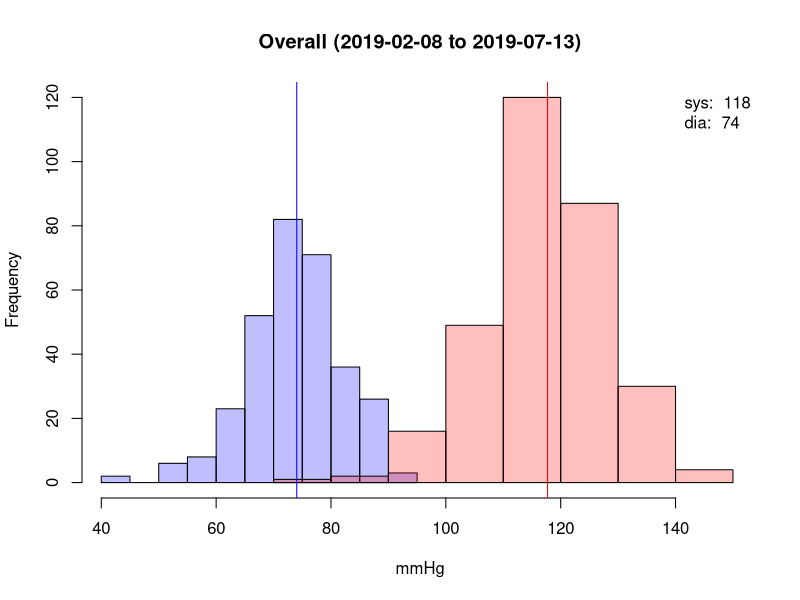
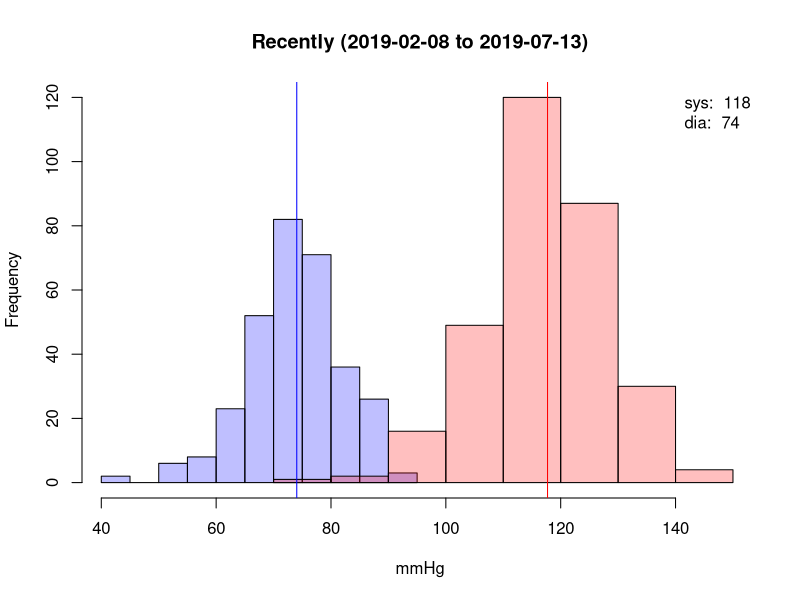
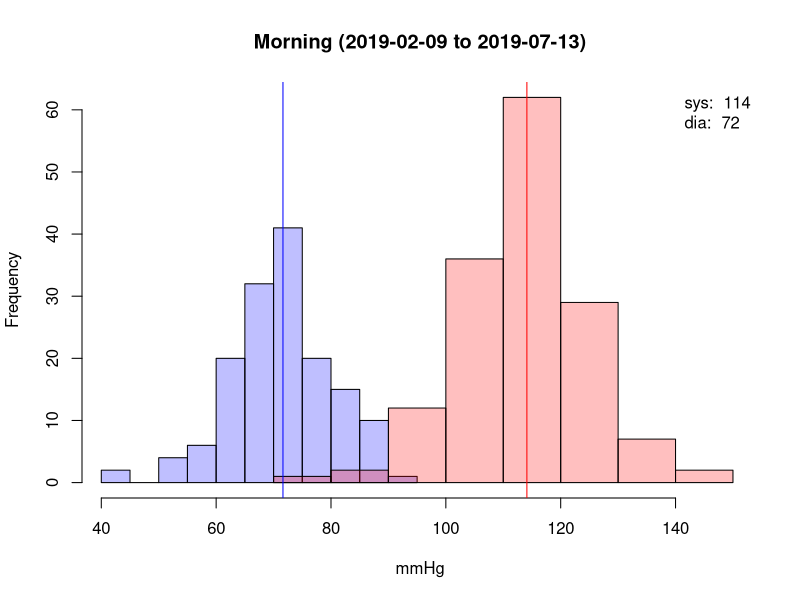
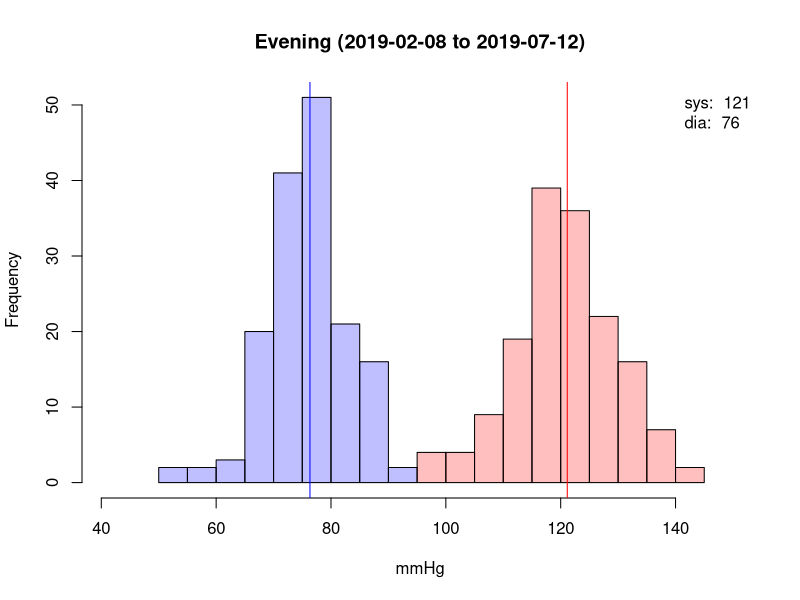
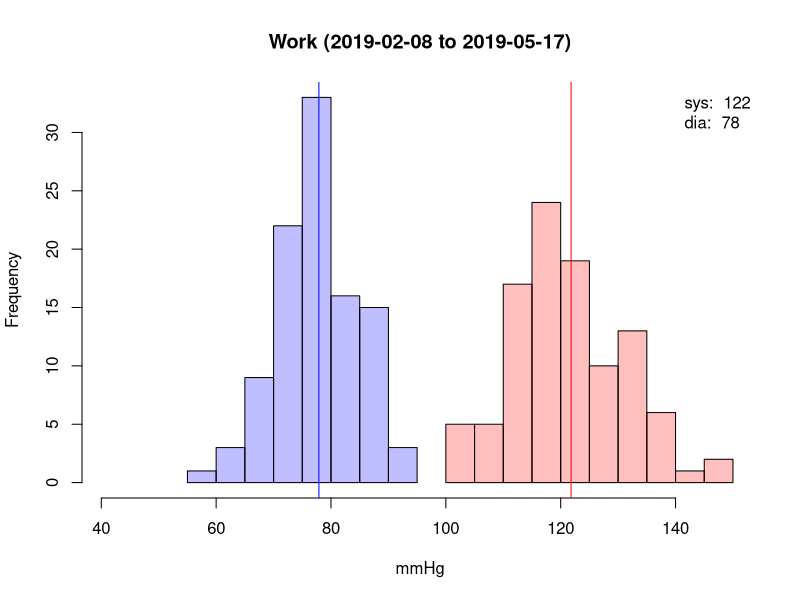
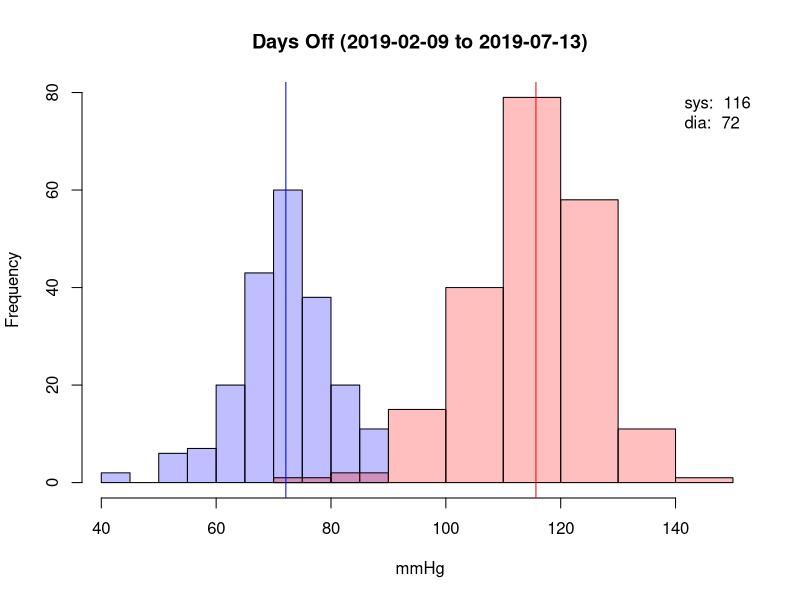
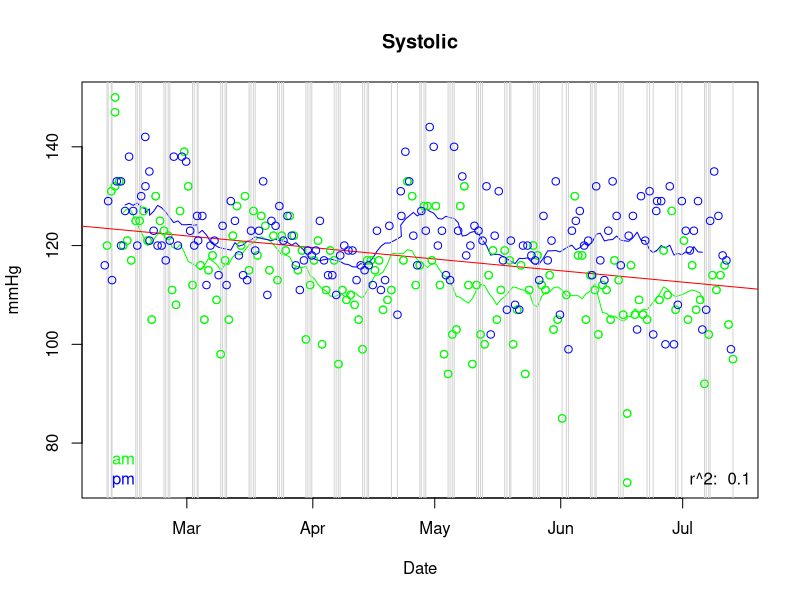
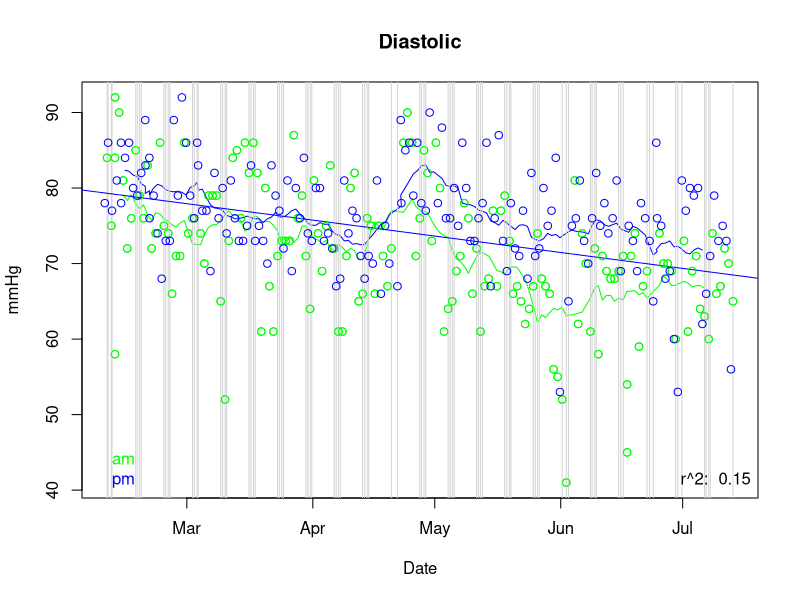

These charts were generated, in order, by the following R code:
## ---- chunk 1
library(lubridate)
## ---- chunk 2
b <- read.csv(file="bp.csv", header=TRUE, sep=",")
f <- read.csv(file="factors.csv", header=TRUE, sep=",")
bp <- merge(b, f, all.x = TRUE)
bp[is.na(bp)] <- 0
bp$datetime <- as_datetime(paste(bp$date, bp$time))
mp <- c(min(bp$dia), max(bp$sys))
cdia <- rgb(0,0,1,1/4)
csys <- rgb(1,0,0,1/4)
cpul <- rgb(0,1,0,1/4)
## ---- chunk 3
plot.blood.pressure <- function(bp, title) {
  hsys <- hist(bp$sys, plot=F)
  hdia <- hist(bp$dia, plot=F)
  mc <- c(0, max(c(hsys$counts, hdia$counts)))
  plot(hdia, col=cdia, xlim=mp, ylim=mc, main = paste(title, " (", as.Date(min(bp$datetime)), " to ", as.Date(max(bp$datetime)), ")", sep=""), xlab = "mmHg")
  plot(hsys, col=csys, xlim=mp, ylim=mc, add=T)
  mdia <- mean(bp$dia)
  msys <- mean(bp$sys)
  abline(v=c(msys, mdia), col=c("red","blue"))
  legend("topright", bty="n", legend=c(paste("sys: ", format(msys, digits=2)), paste("dia: ", format(mdia, digits=2))))
}
## ---- chunk 4
plot.blood.pressure(bp, "Overall")
## ---- chunk 5
recent <- day(max(bp$datetime)) - day(bp$datetime) < 28
plot.blood.pressure(bp[recent,], "Recently")
## ---- chunk 6
am <- hour(bp$datetime) < 12
plot.blood.pressure(bp[am,], "Morning")
## ---- chunk 7
pm <- hour(bp$datetime) >= 12
plot.blood.pressure(bp[pm,], "Evening")
## ---- chunk 8
plot.blood.pressure(bp[bp$work == 1,], "Work")
## ---- chunk 9
plot.blood.pressure(bp[bp$work == 0,], "Days Off")
## ---- chunk 10
movavg <- function(x, n=14){
  filter(x,rep(1/n,n), sides=2)
}
plot.dates <- function(bp, var, title, col, yl="mmHg") {
  cs <- c("green", "blue")
  dates <- bp$datetime
  points <- bp[,var]
  plot(dates[am], points[am], xlab="Date", ylab=yl, main=title, col=cs[1])
  lines(dates[am], movavg(points[am]), col=cs[1])
  lines(dates[pm], movavg(points[pm]), col=cs[2])
  abline(v=dates[wday(dates) %in% c(1,7)], col="lightgray")
  sd <- lm(points~dates)
  abline(sd, col=col)
  points(dates[am], points[am], col=cs[1])
  points(dates[pm], points[pm], col=cs[2])
  legend("bottomright", bty="n", legend=paste("r^2: ", format(summary(sd)$r.squared, digits=2)))
  legend("bottomleft", bty="n", legend=c("am", "pm"), text.col = cs, pt.bg=cs)
}
plot.dates(bp, "sys", "Systolic", "red")
plot.dates(bp, "dia", "Diastolic", "blue")
## ---- chunk 11
plot(bp$dia, bp$sys, xlab = "Diastolic", ylab="Systolic")
msd <- lm(bp$sys~bp$dia)
abline(msd)
legend("bottomright", bty="n", legend=paste("r^2: ", format(summary(msd)$r.squared, digits=2)))
## ---- chunk 12
plot.pulse <- function(pulse, c, title) {
  hpul <- hist(pulse, plot=F)
  plot(hpul, col=c, main = title, xlab = "bpm")
  m <- mean(pulse)
  abline(v=m, col=c)
  legend("topright", bty="n", legend=paste("av: ", format(m, digits=2)))
}
plot.pulse(bp$pul, cpul, "Overall")
## ---- chunk 13
plot.pulse(bp[am,]$pul, cpul, "Morning")
## ---- chunk 14
plot.pulse(bp[pm,]$pul, cpul, "Evening")
## ---- chunk 15
plot.dates(bp, "pulse", "Pulse", "green", "bpm")
